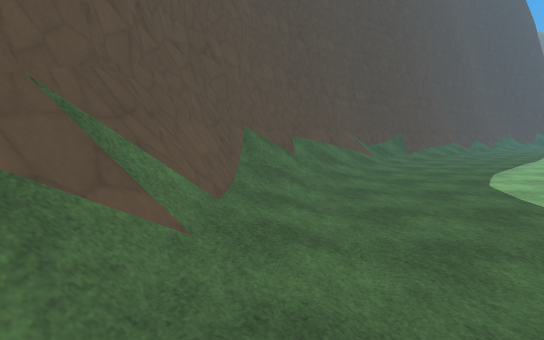
View 1 (above)

24 first-person views from a walk through a Godot game level. The camera is 1.5 m above the floor, tilts 6° down and sees 80° across. The floor is counted in squares, 1.82 m on a side. Each view is taken from the middle of a square. On the plan, view 1 faces up. The plan holds only what a view shows up to about 11 squares ahead; the rest is blank. The place goes on beyond the plan. Characters and animated objects are left out. Surface patterns are stand-ins for the level's own textures.

View 2
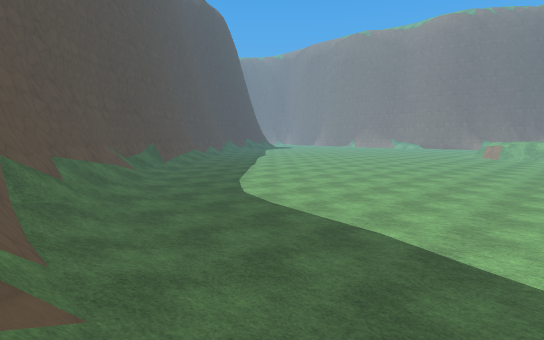

View 3
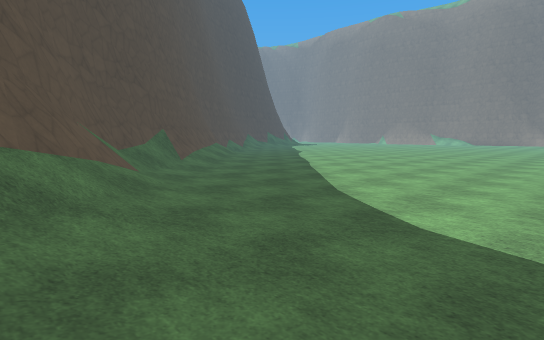

View 4
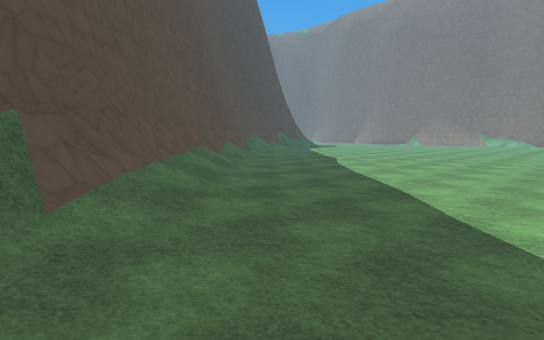

View 5
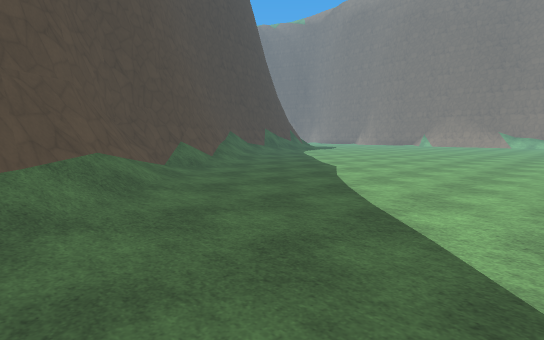

View 6
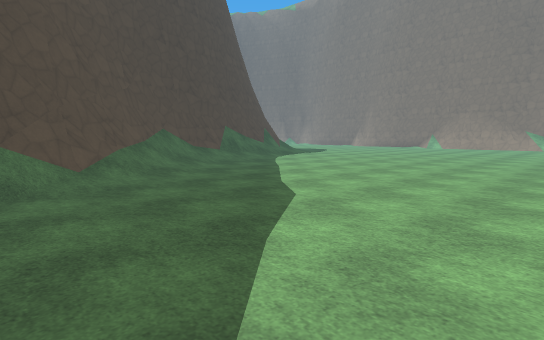

View 7
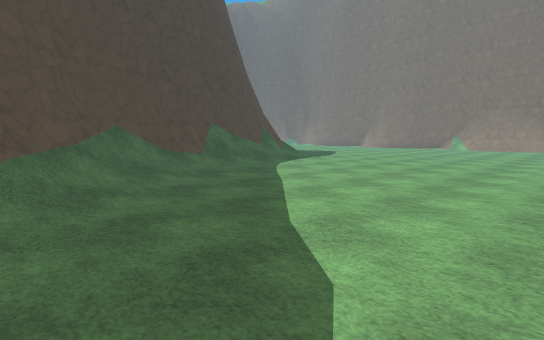

View 8
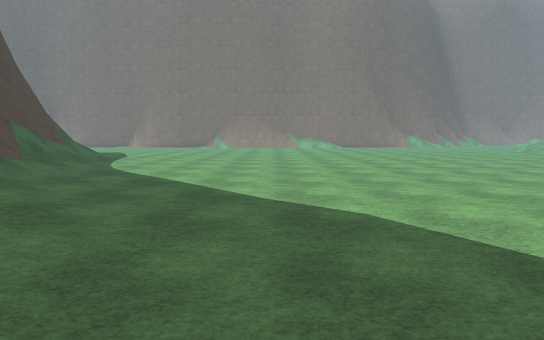

View 9
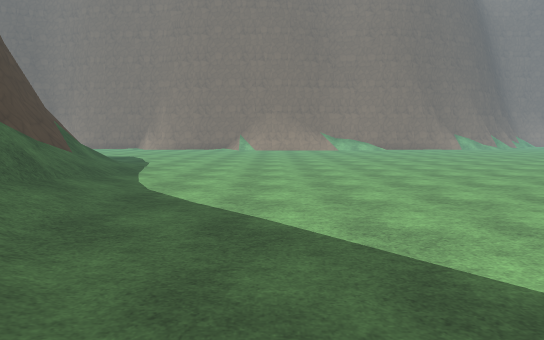

View 10
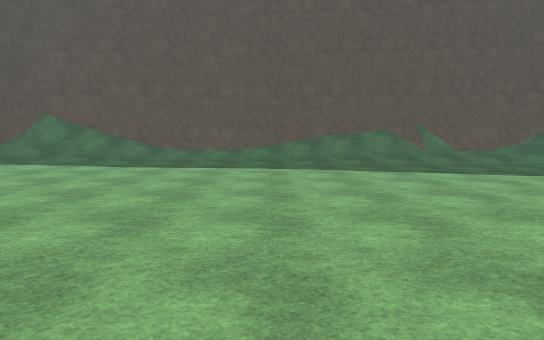

View 11
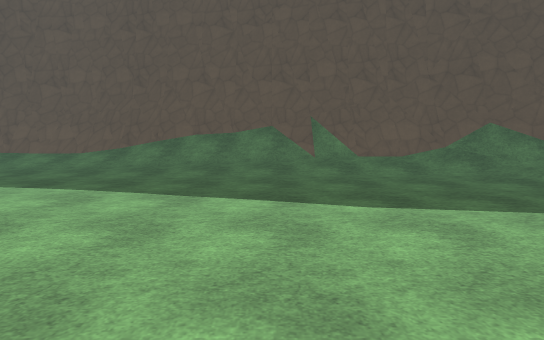

View 12
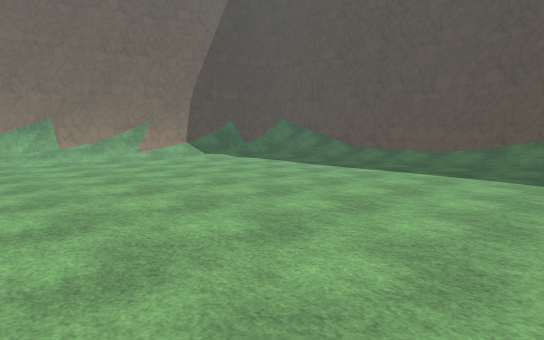

View 13
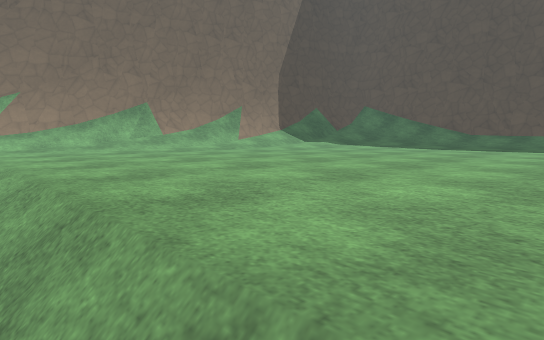

View 14
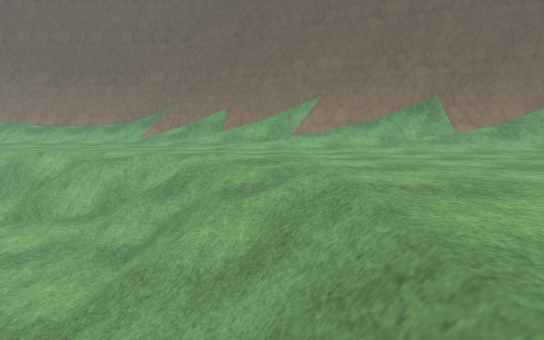

View 15
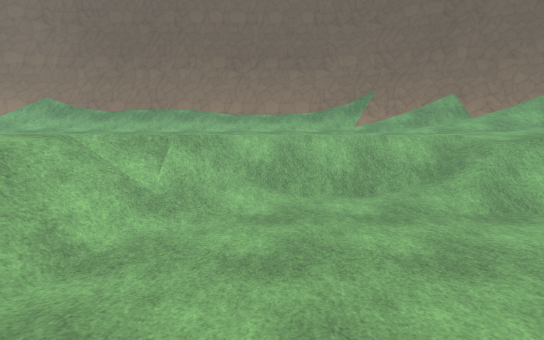

View 16
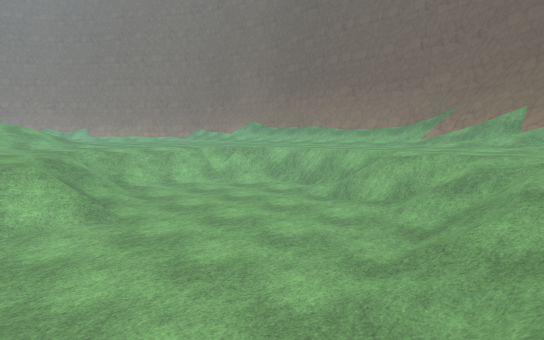

View 17
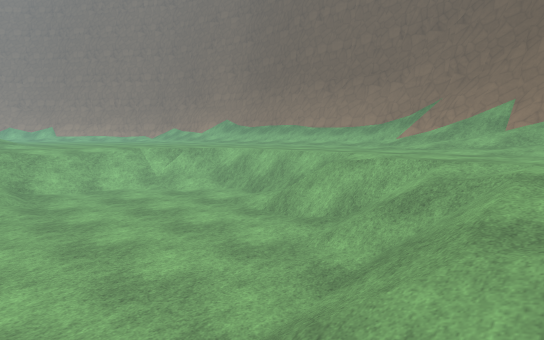

View 18
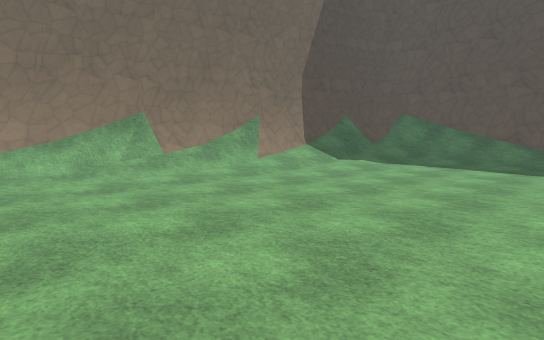

View 19
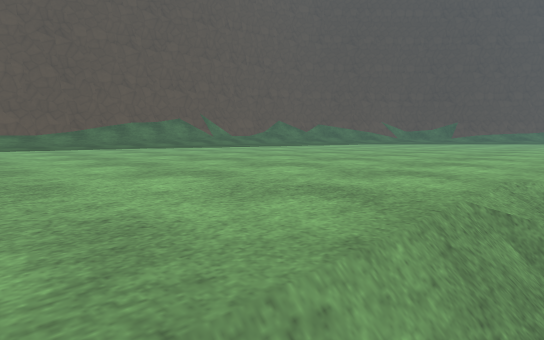

View 20
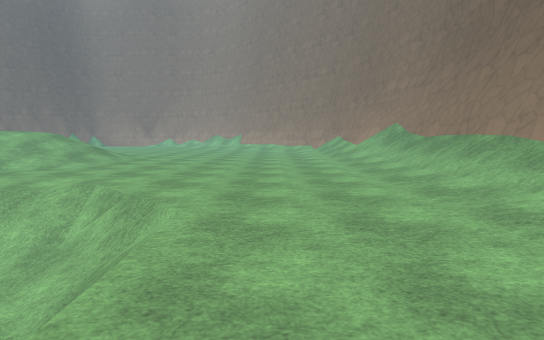

View 21
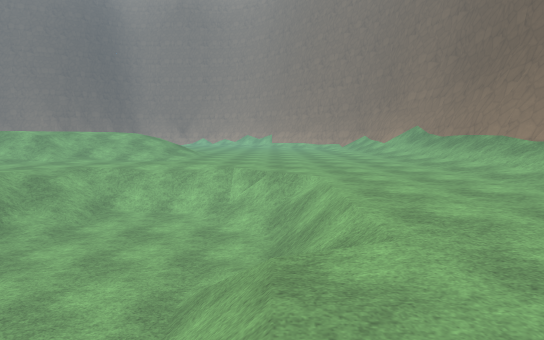

View 22
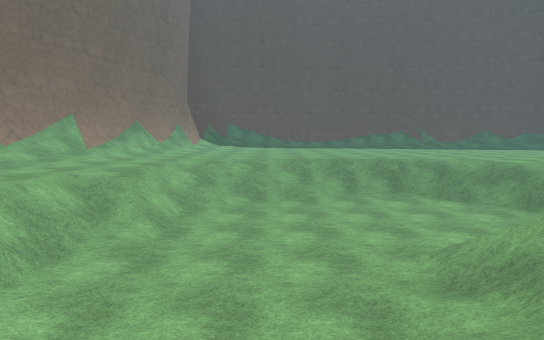

View 23
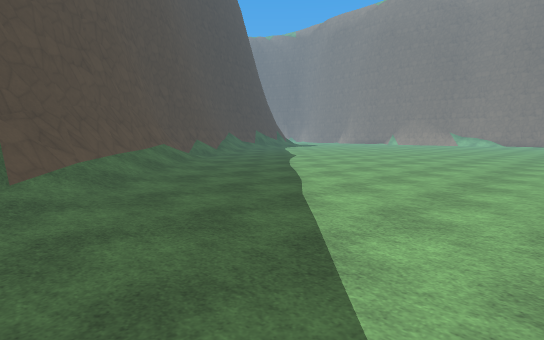

View 24
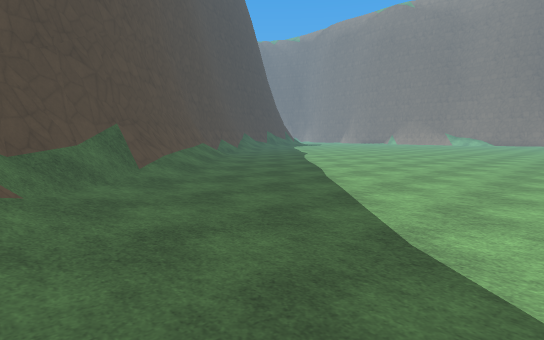

### Floor plan
Key: @ floor where view 1 was taken; # wall or solid block; . main floor; - floor 0.25 m lower than the main floor; : floor 1.5 m higher than the main floor; _ floor 1.75 m lower than the main floor; / step, stairs or slope.
Columns run from 2 left of view 1 to 26 right of it. Each row starts with its distance up from view 1.
 25                        ###
 24                    #####///..
 23                  ####////....
 22                 ##////.......
 21                ##//..........
 20              ###//...........
 19             ##//.............
 18            ##/...............
 17           ##//...............
 16          ##//................
 15         ##//.................
 14       ###//..................
 13      ##//....................
 12     ##//.....................
 11     #//...................
 10    ##//..............  ...
  9   ##//...............
  8   #//..............
  7  ##//.............
  6  #//..............
  5  #//.........
  4  #/...........
  3 ##/............
  2 #//.............
  1 #//.............
  0 #/@...........
 -1 #//............/
 -2 #//...........///       //
 -3 #/...........//___     .//
 -4 #/...........//____/  .../
 -5 #/.........../_____////...///
 -6 #/...........//____////..-///
 -7 #/...........//_____///...///
 -8 #//..........//_______//...//
 -9 #///.........///______//.....
-10 #////.........////___//......
-11  ///////......////////.......
-12  ###///////......////........
-13    ####///////...............
-14       ####///////............
-15          ####/////.........//
-16             ###//////////////
-17               #####////:///##
-18                        ###

Where each view was taken, in squares from view 1:
view 1: 0 up, 0 right, facing up
view 2: 0 up, 1 left, facing up-right
view 3: 5 up, 1 right, facing up-right
view 4: 10 up, 5 right, facing up-right
view 5: 12 up, 8 right, facing up-right
view 6: 14 up, 12 right, facing up-right
view 7: 16 up, 14 right, facing up-right
view 8: 18 up, 12 right, facing right
view 9: 20 up, 15 right, facing right
view 10: 3 down, 10 right, facing left
view 11: 1 up, 7 right, facing left
view 12: 1 down, 9 right, facing down-left
view 13: 4 down, 11 right, facing down-left
view 14: 5 down, 11 right, facing down
view 15: 6 down, 18 right, facing down
view 16: 4 down, 11 right, facing down-right
view 17: 6 down, 11 right, facing down-right
view 18: 6 down, 10 right, facing down-left
view 19: 6 down, 11 right, facing up-left
view 20: 13 down, 15 right, facing right
view 21: 11 down, 12 right, facing right
view 22: 8 down, 21 right, facing left
view 23: 8 up, 5 right, facing up-right
view 24: 7 up, 3 right, facing up-right
